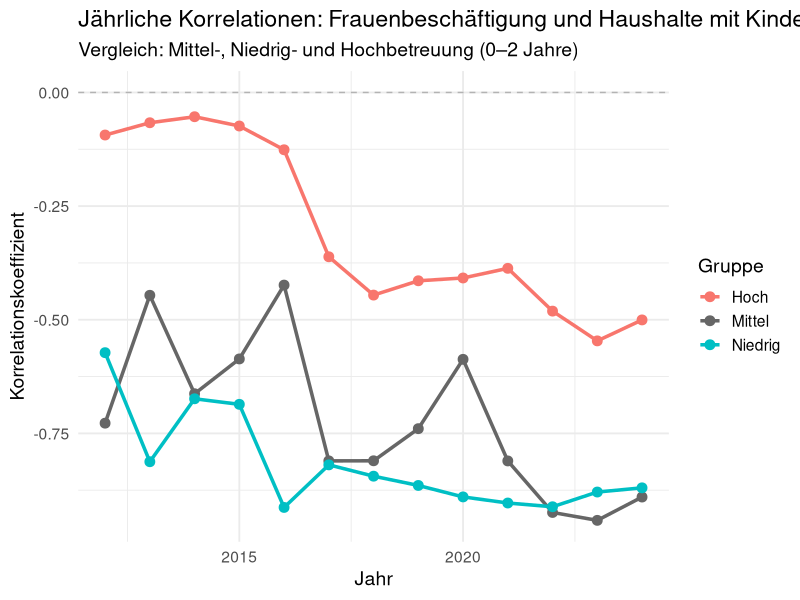

Recreate this plot in R.
library(tidyverse)
library(readxl)
library(dplyr)
library(ggplot2)

ar_sheet <- read_excel("data/raw/export_ar.xlsx", sheet = "ARBEITSMARKT")

df_emp <- ar_sheet %>%
  filter(
    Indikator == "Sozialversicherungspflichtig Beschäftigte - Anteil",
    Ausprägung == "weiblich"
  ) %>%
  mutate(
    Jahr = as.numeric(Jahr),
    emp_female_pct = 100 * `Basiswert 1` / `Basiswert 2`
  ) %>%
  select(Jahr, Raumbezug, emp_female_pct)

#============ BEVÖLKERUNG Haushalte mit Kindern =============
be_sheet <- read_excel("data/raw/export_be.xlsx", sheet = "BEVÖLKERUNG")

df_households <- be_sheet %>%
  filter(
    Indikator == "Haushalte mit Kindern",
    Ausprägung == "insgesamt"
  ) %>%
  mutate(
    Jahr = as.numeric(Jahr),
    households_pct = 100 * `Basiswert 1` / `Basiswert 2`
  ) %>%
  select(Jahr, Raumbezug, households_pct)

# ——————————————————Kinderbetreuung————————————————————————————————
ki <- read_excel("data/raw/export_ki.xlsx", sheet = "KINDERBETREUUNG")

ki_0bis2 <- ki %>% 
  filter(
    Indikator == "Altersgruppen",
    Ausprägung == "bis 2 Jahre"
  ) %>% 
  select(Jahr, Raumbezug, `Basiswert 1`) %>%
  rename(kinder_betreut = `Basiswert 1`)

be_0bis2 <- be_sheet %>% 
  filter(
    Indikator == "Altersgruppen",
    Ausprägung == "bis 2 Jahre"
  ) %>% 
  select(Jahr, Raumbezug, `Basiswert 1`) %>%
  rename(kinder_total = `Basiswert 1`)

df_betreut <- left_join(
  be_0bis2, ki_0bis2,
  by = c("Jahr", "Raumbezug")
) %>%
  mutate(
    anteil_betreut = 100 * kinder_betreut / kinder_total
  ) %>%
  select(Jahr, Raumbezug, anteil_betreut)

# Join together
df_all <- df_emp %>%
  inner_join(df_households, by = c("Jahr", "Raumbezug")) %>%
  inner_join(df_betreut,    by = c("Jahr", "Raumbezug"))

# Yearly correlation
years <- sort(unique(df_all$Jahr))

corr_df <- map_df(years, function(y) {
  
  df_y <- df_all %>% filter(Jahr == y)
  
  qu <- quantile(df_y$anteil_betreut, probs = c(0, 1/3, 2/3, 1), na.rm = TRUE)
  
  df_y <- df_y %>%
    mutate(
      betreuung_group = cut(
        anteil_betreut,
        breaks = qu,
        labels = c("Niedrig", "Mittel", "Hoch"),
        include.lowest = TRUE
      )
    )
  
  tibble(
    Jahr = y,
    
    # ⭐ 用 Mittel 替代 Gesamt
    Mittel = cor(
      df_y %>% filter(betreuung_group == "Mittel") %>% pull(emp_female_pct),
      df_y %>% filter(betreuung_group == "Mittel") %>% pull(households_pct),
      use = "complete.obs"
    ),
    
    Niedrig = cor(
      df_y %>% filter(betreuung_group == "Niedrig") %>% pull(emp_female_pct),
      df_y %>% filter(betreuung_group == "Niedrig") %>% pull(households_pct),
      use = "complete.obs"
    ),
    
    Hoch = cor(
      df_y %>% filter(betreuung_group == "Hoch") %>% pull(emp_female_pct),
      df_y %>% filter(betreuung_group == "Hoch") %>% pull(households_pct),
      use = "complete.obs"
    )
  )
})

# ------- 变成长格式 --------
corr_long <- corr_df %>%
  pivot_longer(cols = c("Mittel", "Niedrig", "Hoch"),
               names_to = "Group",
               values_to = "Correlation")

# ------- 绘图（全部德语）--------
 ggplot(corr_long, aes(x = Jahr, y = Correlation, color = Group)) +
  geom_hline(yintercept = 0, linetype = "dashed", color = "grey70") +
  geom_line(linewidth = 1.2) +
  geom_point(size = 3) +
  scale_color_manual(values = c(
    "Mittel"  = "grey40",
    "Niedrig" = "#00bfc4",
    "Hoch"    = "#f8766d"
  )) +
  theme_minimal(base_size = 14) +
  labs(
    title = "Jährliche Korrelationen: Frauenbeschäftigung und Haushalte mit Kindern",
    subtitle = "Vergleich: Mittel-, Niedrig- und Hochbetreuung (0–2 Jahre)",
    x = "Jahr",
    y = "Korrelationskoeffizient",
    color = "Gruppe"
  )
